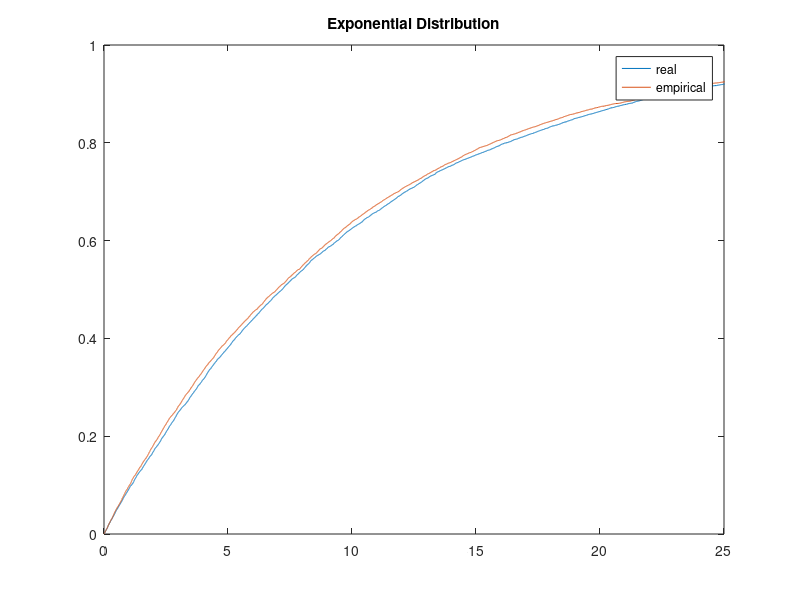
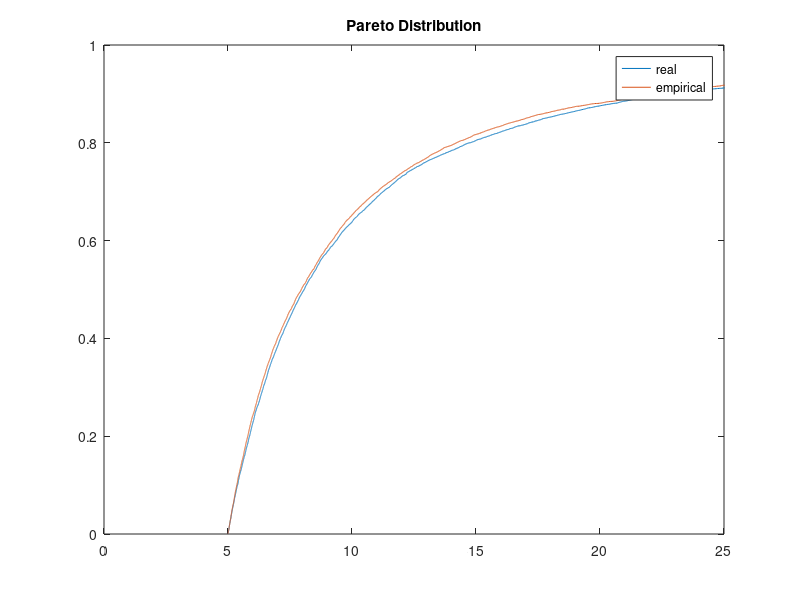
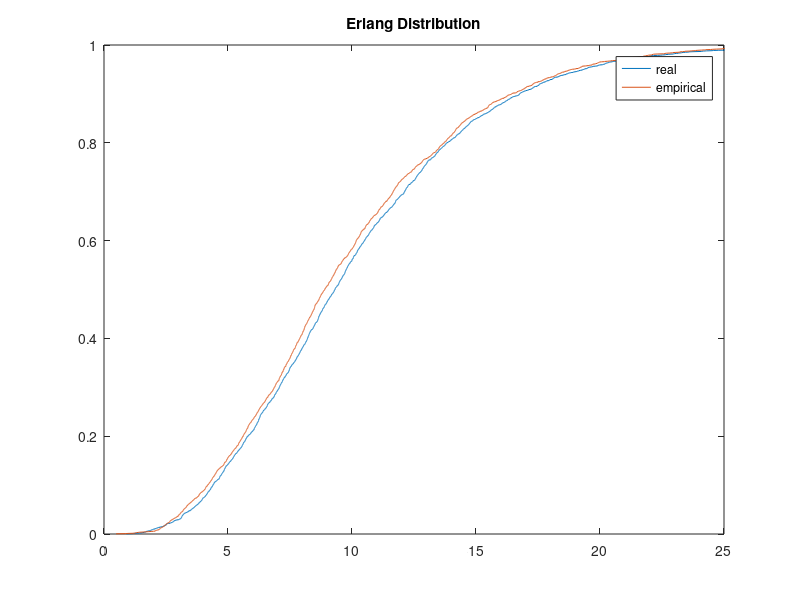
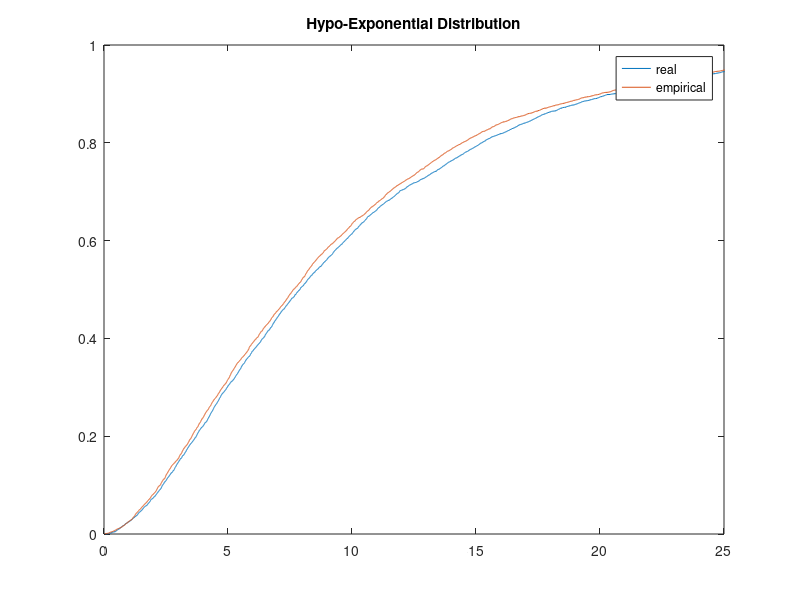

Here is the MATLAB script that generated these plots, in order:
%% ANGELO MAXIMILIAN TULBURE 10931652 - A05

m = 2^32;

a = 1664525;

c = 1013904223;

seed = 521191478;  %seed

emp_distr = rand(10000,1);

%Uniform distribution
N = 10000;   %number of choices
out_lin_congr_gen = zeros(N,1);
out_lin_congr_gen(1) = seed;
for j = 2:N
    out_lin_congr_gen(j) = mod(a*out_lin_congr_gen(j-1)+c,m);
end
out_lin_congr_gen = out_lin_congr_gen ./ m;
fprintf(1, "First sample generated by the Linear Congruent Generator: %g\n", out_lin_congr_gen(1));
fprintf(1, "Second sample generated by the Linear Congruent Generator: %g\n", out_lin_congr_gen(2));
fprintf(1, "Third sample generated by the Linear Congruent Generator: %g\n", out_lin_congr_gen(3));

%Exponential Distribution
N1 = 10000;
lambda = 0.1;
out_exp_distr = -log(out_lin_congr_gen)/lambda;
out_emp_exp = -log(emp_distr)/lambda;
figure(1);
plot(sort(out_exp_distr),[1:N1]/N1, "-", sort(out_emp_exp),[1:N1]/N1, "-");
legend("real", "empirical");
title('Exponential Distribution');
xlim([0 25]);


%Pareto Distribution
N2 = 10000;
alpha = 1.5;
m = 5;
out_pareto = m ./ nthroot(out_lin_congr_gen,alpha);
out_emp_pareto = m ./ nthroot(emp_distr,alpha);
figure(2);
plot(sort(out_pareto),[1:N2]/N2, "-", sort(out_emp_pareto),[1:N2]/N2, "-");
legend("real", "empirical");
title('Pareto Distribution');
xlim([0 25]);

%Erlang distribution
N3 = 2500;
k_erlang = 4;
lambda_erlang = 0.4;
out_erlang = ones(N3,1);
out_emp_erlang = ones(N3,1);

counter = 0;
for j = 1:N3
    for i = 1:k_erlang
        counter = counter + 1;
        out_erlang(j) = out_erlang(j) * out_lin_congr_gen(counter);
    end
end

counter1 = 0;
for j = 1:N3
    for i = 1:k_erlang
        counter1 = counter1 + 1;
        out_emp_erlang(j) = out_emp_erlang(j) * emp_distr(counter1);
    end
end
out_erlang = -log(out_erlang) / lambda_erlang;
out_emp_erlang = -log(out_emp_erlang) / lambda_erlang;
figure(3);
plot(sort(out_erlang),[1:N3]/N3, "-", sort(out_emp_erlang),[1:N3]/N3, "-");
legend("real", "empirical");
title('Erlang Distribution');
xlim([0 25]);

%Hypo-Exponential distribution
N4 = 5000;
l1_hypo = 0.5;
l2_hypo = 0.125;
out_hypo1 = ones(N4,1);
out_hypo2 = ones(N4,1);
out_hypo = zeros(N4,1);

out_emp_hypo1 = ones(N4,1);
out_emp_hypo2 = ones(N4,1);
out_emp_hypo = zeros(N4,1);

for j = 1:N4
    out_hypo(j) = -log(out_lin_congr_gen(2*j-1))/l1_hypo - log(out_lin_congr_gen(2*j))/l2_hypo;
end

for j = 1:N4
    out_emp_hypo(j) = -log(emp_distr(2*j-1))/l1_hypo - log(emp_distr(2*j))/l2_hypo;
end

figure(4);
plot(sort(out_hypo),[1:N4]/N4, "-", sort(out_emp_hypo),[1:N4]/N4, "-");
legend("real", "empirical");
title('Hypo-Exponential Distribution');
xlim([0 25]);

%Hyper-Exponential distribution
N5 = 5000;
l1_hyper = 0.5;
l2_hyper = 0.05;
p1 = 0.55;
p2 = 1-p1;
out_hyper = zeros(N5,1);
out_emp_hyper = zeros(25,1);
for j = 1:N5
    if(out_lin_congr_gen(j*2-1) <= p1)
       out_hyper(j) = -log(out_lin_congr_gen(j*2))/l1_hyper;
    else 
       out_hyper(j) = -log(out_lin_congr_gen(j*2))/l2_hyper;
    end
end

for j = 1:N5
    if(emp_distr(j*2-1) <= p1)
       out_emp_hyper(j) = -log(emp_distr(j*2))/l1_hyper;
    else 
       out_emp_hyper(j) = -log(emp_distr(j*2))/l2_hyper;
    end
end

figure(5);
plot(sort(out_hyper),[1:N5]/N5, "-", sort(out_emp_hyper),[1:N5]/N5, "-");
legend("real", "empirical");
title('Hyper-Exponential Distribution');
xlim([0 25]);

Tot_costN1 = 0;
for i = 1:N1
  if(out_exp_distr(i) <= 10)
      Tot_costN1 = Tot_costN1 + out_exp_distr(i) * 0.01;
  else
      Tot_costN1 = Tot_costN1 + out_exp_distr(i) * 0.02;
  end
end
fprintf(1, "Exponential case - cost for storing 10000 file: %g\n", Tot_costN1);

Tot_costN2= 0;
for i = 1:N2
  if(out_pareto(i) <= 10)
      Tot_costN2 = Tot_costN2 + out_pareto(i) * 0.01;
  else
      Tot_costN2 = Tot_costN2 + out_pareto(i) * 0.02;
  end
end
fprintf(1, "Pareto case - cost for storing 10000 file: %g\n", Tot_costN2);

Tot_costN3= 0;
for i = 1:N3
  if(out_erlang(i) <= 10)
      Tot_costN3 = Tot_costN3 + out_erlang(i) * 0.01;
  else
      Tot_costN3 = Tot_costN3 + out_erlang(i) * 0.02;
  end
end
fprintf(1, "Erlang case - cost for storing 10000 files: %g\n", Tot_costN3);

Tot_costN4= 0;
for i = 1:N4
  if(out_hypo(i) <= 10)
      Tot_costN4 = Tot_costN4 + out_hypo(i) * 0.01;
  else
      Tot_costN4 = Tot_costN4 + out_hypo(i) * 0.02;
  end
end
fprintf(1, "Hypo-exp case - cost for storing 5000 files: %g\n", Tot_costN4);


Tot_costN5= 0;
for i = 1:N5
  if(out_hyper(i) <= 10)
      Tot_costN5 = Tot_costN5 + out_hyper(i) * 0.01;
  else
      Tot_costN5 = Tot_costN5 + out_hyper(i) * 0.02;
  end
end
fprintf(1, "Hyper-exp case - cost for storing 5000 files: %g\n", Tot_costN5);

